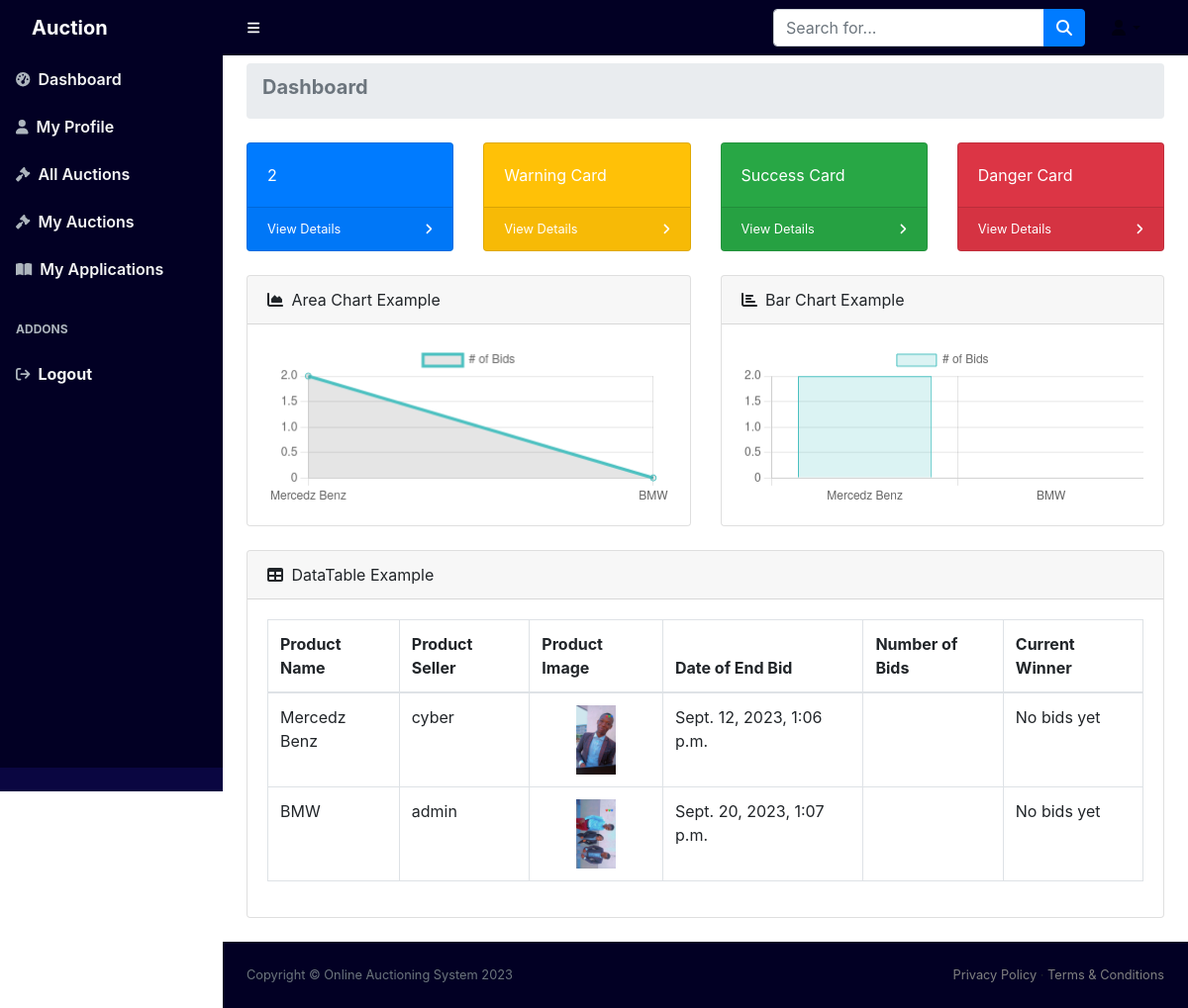
/dashboard/, run on the app's committed database.
### core/models.py (models this page shows, shortened)
class Product(models.Model):
    seller = models.ForeignKey(DjangoUser, on_delete=models.CASCADE, null=True)
    name = models.CharField(max_length=255, default="New Product")
    description = models.TextField(null=True)
    start_price = models.DecimalField(max_digits=10, decimal_places=2, default=0)
    end_time = models.DateTimeField(null=True)
    image = models.ImageField(upload_to='product_images/', null=True)

### core/views.py (the view)
# urls.py: path("dashboard/", views.dashboard, name="dashboard"),
def dashboard(request):
    all_products = models.Product.objects.all()
    ongoing_auctions = all_products.filter(end_time__gt=timezone.now())
    bids_data = {}
    for auction in ongoing_auctions:
        try:
            auction_instance = models.Auction.objects.get(product=auction)
        except ObjectDoesNotExist:
            return redirect("my_auctions")
        bids_count = models.Bid.objects.filter(auction=auction_instance).count()
        bids_data[auction.name] = bids_count
    bids_data_keys = list(bids_data.keys())
    bids_data_values = list(bids_data.values())
    print(bids_data_keys)
    print(bids_data_values)
    return render(request, "core/index.html", {
        "all_products": all_products,
        "ongoing_auctions": ongoing_auctions,
        "bids_data_keys": bids_data_keys,
        "bids_data_values": bids_data_values,
    })

### templates/core/index.html (shortened to what this page needs)
{% extends 'base.html' %}
{%block body%}
<main>
    <div class="container-fluid px-4 pt-2">
        <ol class="breadcrumb mb-4">
            <h5 class="breadcrumb-item active fw-bold">Dashboard</h5>
        </ol>
        <div class="row">
            <div class="col-xl-3 col-md-6">
                <div class="card bg-primary text-white mb-4">
                    <div class="card-body">{{ ongoing_auctions.count }}</div>
                    <div class="card-footer d-flex align-items-center justify-content-between">
                        <a class="small text-white stretched-link" href="#">View Details</a>
                        <div class="small text-white"><i class="fas fa-angle-right"></i></div>
                    </div>
                </div>
            </div>
            <div class="col-xl-3 col-md-6">
                <div class="card bg-warning text-white mb-4">
                    <div class="card-body">Warning Card</div>
                    <div class="card-footer d-flex align-items-center justify-content-between">
                        <a class="small text-white stretched-link" href="#">View Details</a>
                        <div class="small text-white"><i class="fas fa-angle-right"></i></div>
                    </div>
                </div>
            </div>
            <div class="col-xl-3 col-md-6">
                <div class="card bg-success text-white mb-4">
                    <div class="card-body">Success Card</div>
                    <div class="card-footer d-flex align-items-center justify-content-between">
                        <a class="small text-white stretched-link" href="#">View Details</a>
                        <div class="small text-white"><i class="fas fa-angle-right"></i></div>
                    </div>
                </div>
            </div>
            <div class="col-xl-3 col-md-6">
                <div class="card bg-danger text-white mb-4">
                    <div class="card-body">Danger Card</div>
                    <div class="card-footer d-flex align-items-center justify-content-between">
                        <a class="small text-white stretched-link" href="#">View Details</a>
                        <div class="small text-white"><i class="fas fa-angle-right"></i></div>
                    </div>
                </div>
            </div>
        </div>
        <div class="row">
            <div class="col-xl-6">
                <div class="card mb-4">
                    <div class="card-header">
                        <i class="fas fa-chart-area me-1"></i>
                        Area Chart Example
                    </div>
                    <div class="card-body">
                        <canvas id="myAreaChart" width="100%" height="40"></canvas>
                    </div>
                </div>
            </div>
            <div class="col-xl-6">
                <div class="card mb-4">
                    <div class="card-header">
                        <i class="fas fa-chart-bar me-1"></i>
                        Bar Chart Example
                    </div>
                    <div class="card-body">
                        <canvas id="myBarChart" width="100%" height="40"></canvas>
                    </div>
                </div>
            </div>
        </div>
        <div class="card mb-4">
            <div class="card-header">
                <i class="fas fa-table me-1"></i>
                DataTable Example
            </div>
            <div class="card-body">
                <div class="table-responsive">
                    <table class="table table-bordered" id="dataTable" width="100%" cellspacing="0">
                        <thead>
                            <tr>
                                <th>Product Name</th>
                                <th>Product Seller</th>
                                <th>Product Image</th>
                                <th>Date of End Bid</th>
                                <th>Number of Bids</th>
                                <th>Current Winner</th>
                            </tr>
                        </thead>
                        <tbody>
                            {% for product in ongoing_auctions %}
                            <tr>
                                <td>{{ product.name }}</td>
                                <td>{{ product.seller.username }}</td>
                                <td class="text-center"><img src="{{ product.image.url }}" alt="" srcset="" class="short-image"></td>
                                <td>{{ product.end_time }}</td>
                                <td>{{ product.bids.count }}</td>
                                <td>
                                    {% if auction.bids.count > 0 %}
                                    <p>eria</p>
                                    {% else %}
                                        No bids yet
                                    {% endif %}
                                </td>
                            </tr>
                            {% endfor %}
                        </tbody>
                    </table>
                </div>
            </div>
        </div>
    </div>
</main>
<script>
    var ctxBar = document.getElementById('myBarChart').getContext('2d');
    var myBarChart = new Chart(ctxBar, {
        type: 'bar',
        data: {
            labels: {{ bids_data_keys|safe }},
            datasets: [{
                label: '# of Bids',
                data: {{ bids_data_values|safe }},
                backgroundColor: 'rgba(75, 192, 192, 0.2)',
                borderColor: 'rgba(75, 192, 192, 1)',
                borderWidth: 1
            }]
        },
        options: {
            scales: {
                y: {
                    beginAtZero: true
                }
            }
        }
    });
    var ctxArea = document.getElementById('myAreaChart').getContext('2d');
    var myAreaChart = new Chart(ctxArea, {
        type: 'line',
        data: {
            labels: {{ bids_data_keys|safe }},
            datasets: [{
                label: '# of Bids',
                data: {{ bids_data_values|safe }},
                fill: true,
                borderColor: 'rgba(75, 192, 192, 1)'
            }]
        },
        options: {
            scales: {
                y: {
                    beginAtZero: true
                }
            }
        }
    });
</script>
{% endblock body %}

### templates/base.html (style rules this page uses)
img { max-width: 100%; }
a { text-decoration: none; color: gray; }
.short-image { height: 70px; }

### data on the page
Product: name "Mercedz Benz", seller.username "cyber", image (picture), end_time "Sept. 12, 2023, 1:06 p.m."
Product: name "BMW", seller.username "admin", image (picture), end_time "Sept. 20, 2023, 1:07 p.m."

### other printed values
{{ ongoing_auctions.count }} "2"
chart data {{ bids_data_keys|safe }} ['Mercedz Benz', 'BMW']
chart data {{ bids_data_values|safe }} [2, 0]
